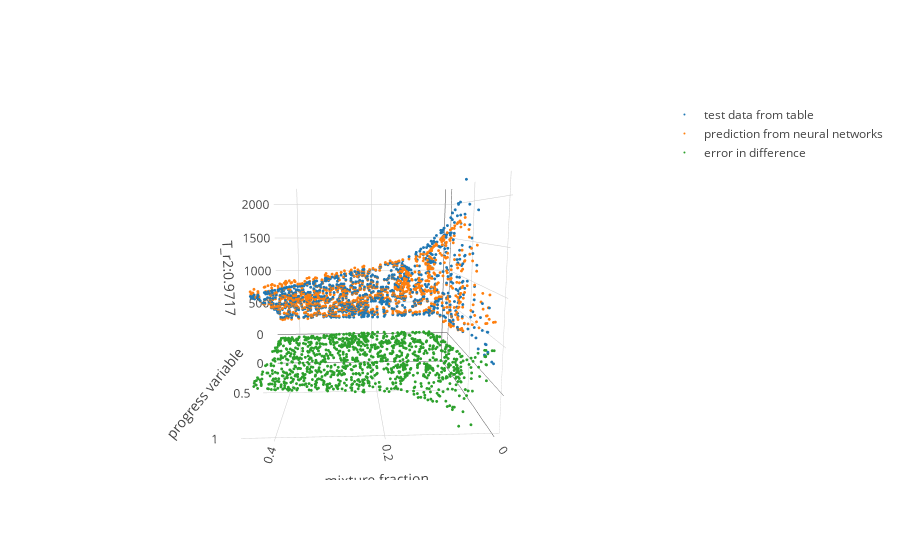

The notebook cell saved with this chart:
### Markdown cell above
## interactive plot

### Code cell
#@title Default title text
# species = np.random.choice(labels)
species = 'T' #@param {type:"string"}
z_level =  0 #@param {type:"integer"}

# configure_plotly_browser_state()
# init_notebook_mode(connected=False)

from sklearn.metrics import r2_score


df_t=df_test[df_test['zeta']==zeta_level[z_level]].sample(frac=1)
# df_p=df_pred.loc[df_pred['zeta']==zeta_level[1]].sample(frac=0.1)
df_p=df_pred.loc[df_t.index]
error=df_p[species]-df_t[species]
r2=round(r2_score(df_p[species],df_t[species]),4)

print(species,'r2:',r2,'max:',df_t[species].max())

fig_db = {
    'data': [       
        {'name':'test data from table',
         'x': df_t['f'],
         'y': df_t['pv'],
         'z': df_t[species],
         'type':'scatter3d', 
        'mode': 'markers',
          'marker':{
              'size':1
          }
        },
        {'name':'prediction from neural networks',
         'x': df_p['f'],
         'y': df_p['pv'],
         'z': df_p[species],
         'type':'scatter3d', 
        'mode': 'markers',
          'marker':{
              'size':1
          },
        },
        {'name':'error in difference',
         'x': df_p['f'],
         'y': df_p['pv'],
         'z': error,
         'type':'scatter3d', 
         'mode': 'markers',
          'marker':{
              'size':1
          },
         }       
    ],
    'layout': {
        'scene':{
            'xaxis': {'title':'mixture fraction'},
            'yaxis': {'title':'progress variable'},
            'zaxis': {'title': species+'_r2:'+str(r2)}
                 }
    }
}
# iplot(fig_db, filename='multiple-scatter')
iplot(fig_db)

### Figure 1 — Plotly figure (JSON) as saved in the notebook; plotly's stock layout.template omitted (floating-point values rounded to 4 significant figures; data arrays with more than 128 entries replaced by an {"elided": "..."} marker saying what was removed)
{"data": [{"marker": {"size": 1}, "mode": "markers", "name": "test data from table", "type": "scatter3d", "uid": "829877e8-5a5c-4d94-bb19-62b222e0254a", "visible": true, "x": {"elided": "1096 float values"}, "y": {"elided": "1096 float values"}, "z": {"elided": "1096 float values"}}, {"marker": {"size": 1}, "mode": "markers", "name": "prediction from neural networks", "type": "scatter3d", "uid": "ac98d371-4b05-45ea-b03d-e7a5b13f66c4", "x": {"elided": "1096 float values"}, "y": {"elided": "1096 float values"}, "z": {"elided": "1096 float values"}}, {"marker": {"size": 1}, "mode": "markers", "name": "error in difference", "type": "scatter3d", "uid": "ec7ff42b-1862-4b17-b84a-243c0ef9d5e1", "x": {"elided": "1096 float values"}, "y": {"elided": "1096 float values"}, "z": {"elided": "1096 float values"}}], "layout": {"autosize": true, "scene": {"aspectmode": "auto", "aspectratio": {"x": 1, "y": 1, "z": 1}, "camera": {"center": {"x": 0, "y": 0, "z": 0}, "eye": {"x": 0.09115, "y": 2.139, "z": 0.3209}, "up": {"x": 0, "y": 0, "z": 1}}, "xaxis": {"title": {"text": "mixture fraction"}, "type": "linear"}, "yaxis": {"title": {"text": "progress variable"}, "type": "linear"}, "zaxis": {"title": {"text": "T_r2:0.9717"}, "type": "linear"}}}}
